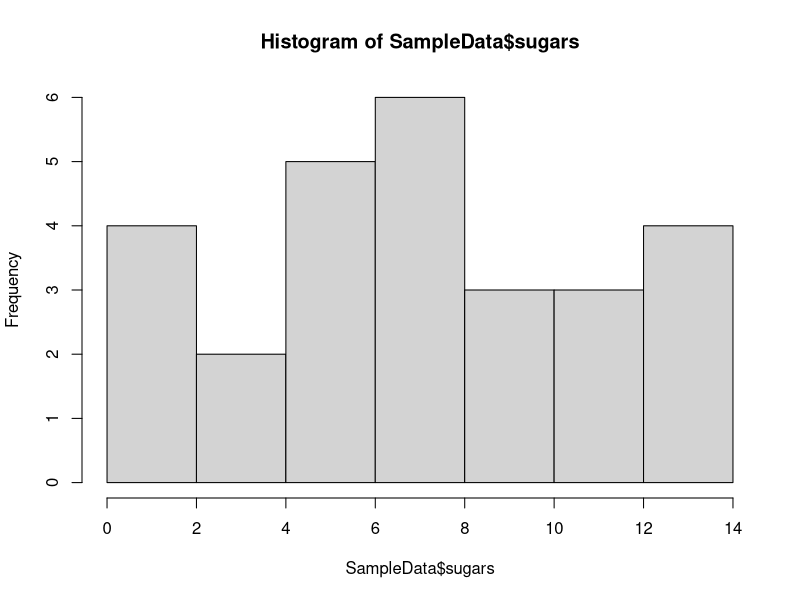

Reproduce this figure in R.
#https://sites.harding.edu/fmccown/r/ 모르겠을땐 사이트를 참조하자
#txt파일 읽어오기 파일경로 확인은 getwd() 파일경로 지정은 setwd("경로")
SampleData <- read.csv("cereal.csv", header = TRUE)
#print(str(SampleData))
#plot(SampleData) #이걸 그냥 출력하면 모든 점표시의 그래프 여러것이 표시되기 때문에 삼가자
#plot(SampleData$mfr) #plot은 기본적으로 x,y 좌표에 한개의 점을 여러개 찍는 그래프지만 Factor 형태는 막대그래프로 보여준다.
#plot(SampleData$sugars)
#plot(SampleData$sugars,SampleData$cups) #2개를 지정함으로서 x,y축을 설정할 수 있다.
#plot(log(SampleData$sugars),log(SampleData$cups)) #로그변환으로 정규분포로 변환하여 그래프를 다시 그림
#plot(SampleData$type,SampleData$mfr) #factor 2개를 하면 x좌표의 y좌표 범의를 그린다.
hist(SampleData$sugars,breaks = 5) #히스토그램으로 그린다 breaks는 벡터이면 벡터에 쓰여진 간격으로 숫자면막대의 간격으로 나눠서 그린다.
#barplot(SampleData$sugars, horiz=T) #x길이만 나타나는 막대그래프 horiz는 가로로 할지 여부
#boxplot(SampleData$sugars) #박스형태 그래프이다 중간값을 비교할때 사용한다.
#pairs() #산점도 행렬을 그린다(찍힌 점이 많을때 사용하자)
#pie() #원형 그래프를 그린다

